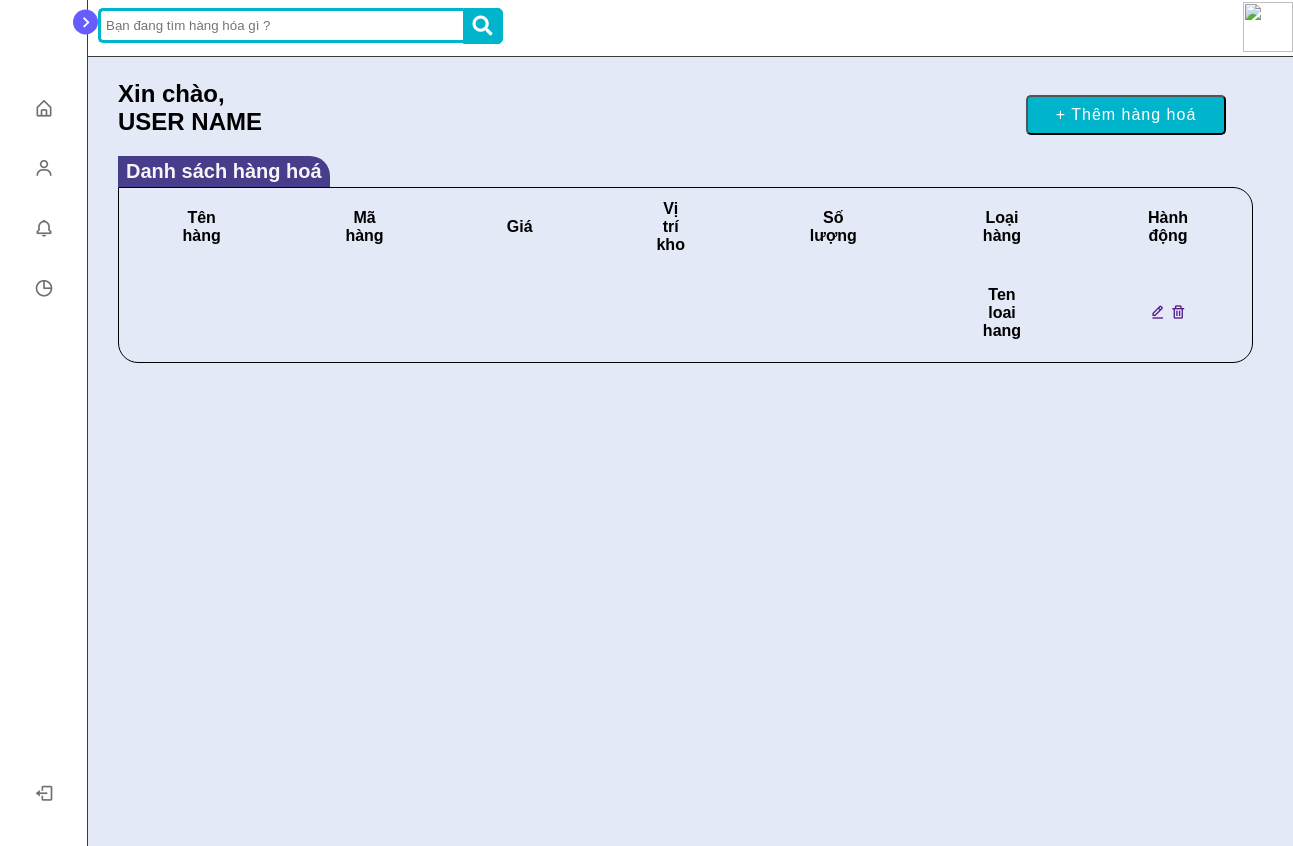
/goods/search.php, run on an earlier commit of the app's database.
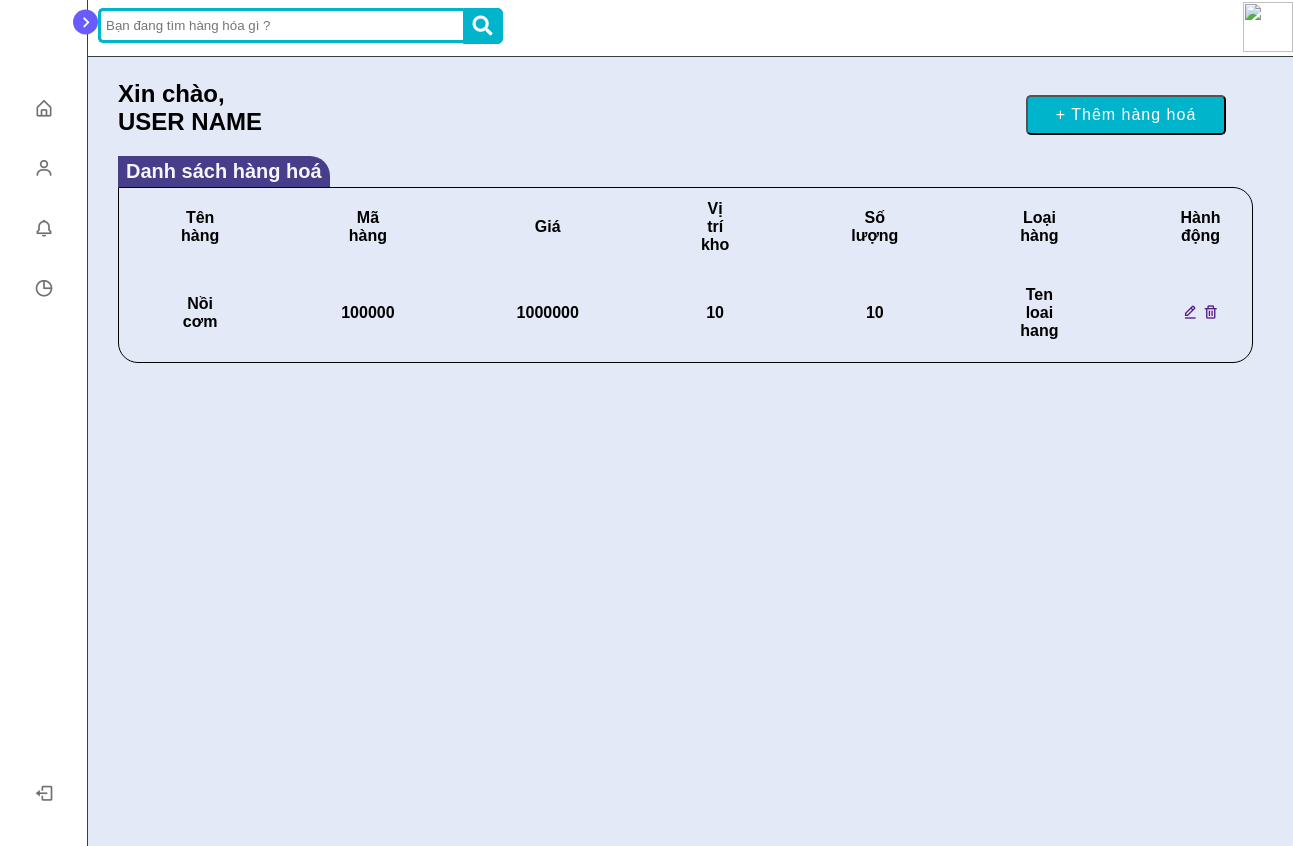
And on a later commit of the database.
### tables this page shows
CREATE TABLE IF NOT EXISTS `hang_hoa` (
  `ma` int(11) NOT NULL AUTO_INCREMENT,
  `ten_hang` varchar(50) NOT NULL,
  `gia_nhap` int(11) NOT NULL,
  `gia_ban` int(11) NOT NULL,
  `img_link` varchar(255) NOT NULL,
  `so_luong_da_ban` int(11) NOT NULL,
  `so_luong_ton` int(11) NOT NULL,
  `ma_nha_cung_cap` int(11) NOT NULL,
  `ma_loai_hang` int(11) NOT NULL,
  `create_at` datetime NOT NULL DEFAULT CURRENT_TIMESTAMP,
  PRIMARY KEY (`ma`),
  KEY `ma_loai_hang` (`ma_loai_hang`)
);

### goods/search.php (the view, shortened to what this page needs)
<?php
    require_once("../connect.php");
?>
    <?php require_once ('../root/top.php')?>
</head>
<body>
    <?php require_once ('../root/menu.php')?>
    <?php require_once ('../root/header.php')?>
    <div class="container">
            <div class="hello-user">
                <h2>Xin chào,</h2>
                <h2>USER NAME</h2>
            </div>
            <div class="button-add">
                <button type="button">
                    + Thêm hàng hoá
                </button>
            </div>
            <div class="title">
                <h2>Danh sách hàng hoá</h2>
            </div>
            <div class="table">
                <table>
                    <tr>
                        <th>Tên hàng</th>
                        <th>Mã hàng</th>
                        <th>Giá</th>
                        <th>Vị trí kho</th>
                        <th>Số lượng</th>
                        <th>Loại hàng</th>
                        <th>Hành động</th>
                    </tr>
                    <tr>
                        <th><?php echo $item['ten_hang'] ?></th>
                        <th><?= $item['gia_nhap'] ?></th>
                        <th><?= $item['gia_ban'] ?></th>
                        <th><?= $item['so_luong_da_ban'] ?></th>
                        <th><?= $item['so_luong_ton'] ?></th>
                        <th>Ten loai hang</th>
                        <th>
                            <a href=""><i class='bx bx-edit-alt'></i></a>
                            <a href=""><i class='bx bx-trash'></i></a>
                        </th>
                    </tr>
                </table>
            </div>
        </div>
       <?php require_once ('../root/footer.php')?>
</body>
</html>

What changed in the data, as far as the page shows it:
added hang_hoa: ten_hang "Nồi cơm", gia_nhap "100000", gia_ban "1000000", so_luong_da_ban "10", so_luong_ton "10"
